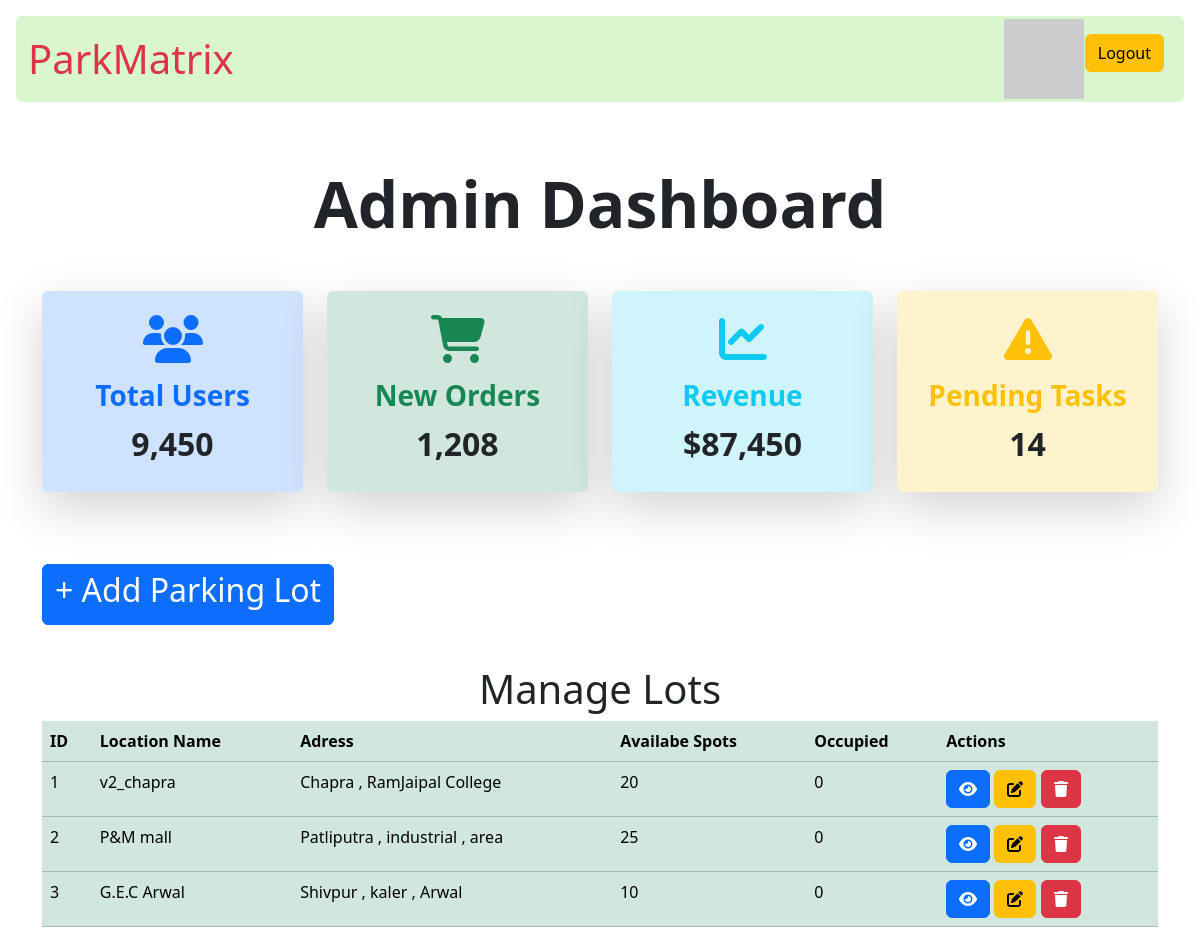
Page /admin (signed in) on the earlier database version.
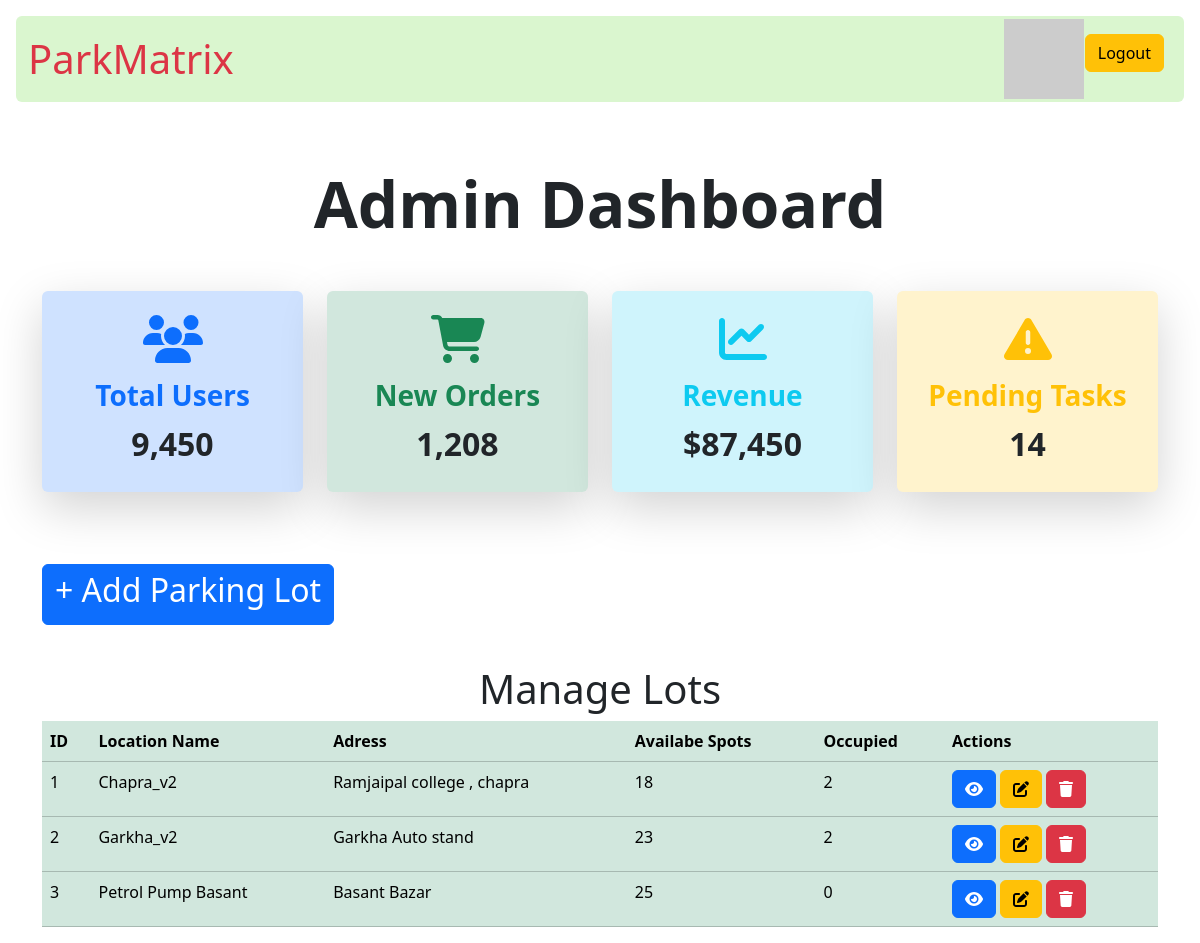
Same page on the later database version.
### models.py (models this page shows)
class ParkingLot(db.Model):
    id = db.Column(db.Integer , primary_key = True)
    lot_name = db.Column(db.String(256), nullable = False )
    price = db.Column(db.Float, nullable = False)
    city = db.Column(db.String(64), nullable = False)
    pin_code = db.Column(db.String(32), nullable = False)
    available_parking_spots = db.Column(db.Integer, nullable = False)
    is_active_lot = db.Column(db.Boolean, nullable = False, default = False)
    parking_spot = db.relationship("ParkingSpot", backref="parking_lot", lazy=True, cascade="all,delete")

### routes.py (the view)
@app.route('/admin')
@admin_required
def admin():
    USER = User.query.get(session['user_id'])
    all_lots = ParkingLot.query.all()
    lots = []
    for lot in all_lots:
        lot_id = lot.id
        unoccupied_spots_count = ParkingSpot.query.filter_by(occupied_status=False,lot_id = lot.id).count()
        occupied_spots_count = ParkingSpot.query.filter_by(occupied_status=True, lot_id = lot.id).count()
        lots.append({
            'id':lot.id,
            'lot_name':lot.lot_name,
            'city':lot.city,
            'pin_code':lot.pin_code,
            'available_parking_spots':unoccupied_spots_count,
            'occupied_spots_count':occupied_spots_count,
            'lot_object' : lot
        })
    return render_template('admin.html',USER=USER,lots=lots)

### routes.py (called while the page is built)
@app.context_processor
def inject_user():
    user = None
    if 'user_id' in session:
        user = User.query.get(session['user_id'])
    return dict(user=user)

def admin_required(func):
    @wraps(func)
    def inner(*args, **kwargs):
        if 'user_id'not in session:
            flash("please login first")
            return redirect(url_for('login'))
        user = User.query.get(session['user_id'])
        if not user.is_admin:
            flash("you are not a admin")
            return redirect(url_for('user_dashboard'))
        return func(*args, **kwargs)
    return inner

### templates/admin.html (shortened to what this page needs)
{% extends 'layout.html' %}
{% block content %}
<div class="container-fluid py-5">
    <h1 class="display-3 text-center mb-5 fw-bold text-dark">
        Admin Dashboard
    </h1>
    <div class="container">
        <div class="row g-4">
            <div class="col-12 col-sm-6 col-lg-3">
                <div class="card shadow-lg border-0 bg-primary-subtle text-dark">
                    <div class="card-body text-center p-4">
                        <i class="fas fa-users fa-3x mb-3 text-primary"></i>
                        <h3 class="card-title fw-semibold text-primary">Total Users</h3>
                        <p class="fs-2 fw-bold mb-0">9,450</p>
                    </div>
                </div>
            </div>
            <div class="col-12 col-sm-6 col-lg-3">
                <div class="card shadow-lg border-0 bg-success-subtle text-dark">
                    <div class="card-body text-center p-4">
                        <i class="fas fa-shopping-cart fa-3x mb-3 text-success"></i>
                        <h3 class="card-title fw-semibold text-success">New Orders</h3>
                        <p class="fs-2 fw-bold mb-0">1,208</p>
                    </div>
                </div>
            </div>
            <div class="col-12 col-sm-6 col-lg-3">
                <div class="card shadow-lg border-0 bg-info-subtle text-dark">
                    <div class="card-body text-center p-4">
                        <i class="fas fa-chart-line fa-3x mb-3 text-info"></i>
                        <h3 class="card-title fw-semibold text-info">Revenue</h3>
                        <p class="fs-2 fw-bold mb-0">$87,450</p>
                    </div>
                </div>
            </div>
            <div class="col-12 col-sm-6 col-lg-3">
                <div class="card shadow-lg border-0 bg-warning-subtle text-dark">
                    <div class="card-body text-center p-4">
                        <i class="fas fa-exclamation-triangle fa-3x mb-3 text-warning"></i>
                        <h3 class="card-title fw-semibold text-warning">Pending Tasks</h3>
                        <p class="fs-2 fw-bold mb-0">14</p>
                    </div>
                </div>
            </div>
        </div>
    </div>
</div>
<div class="continer-fluid m-2 p-3">
    <div class="container">
        <p>
            <button class="btn btn-primary" type="button" data-bs-toggle="collapse"
                data-bs-target="#collapseWidthExample" aria-expanded="false" aria-controls="collapseWidthExample">
                <h2>+ Add Parking Lot</h2>
            </button>
        </p>
    </div>
</div>
<div class="container-lg">
    <h1 class="text-center dispaly-1">Manage Lots</h1>
    <table class="table table-success">
        <thead>
            <tr>
                <th scope="col">ID</th>
                <th scope="col">Location Name</th>
                <th scope="col">Adress</th>
                <th scope="col">Availabe Spots</th>
                <th scope="col">Occupied</th>
                <th scope="col">Actions</th>
            </tr>
        </thead>
        <tbody>
            {% for lot in lots %}
            <tr>
                <td>{{lot.id}}</td>
                <td>{{lot.lot_name}}</td>
                <td>{{lot.city}}</td>
                <td>{{lot.available_parking_spots}}</td>
                <td>{{lot.occupied_spots_count}}</td>
                 <td>
                    <a href="{{ url_for('see_lots' , id = lot.id) }}" class="btn btn-primary"><i class="fa fa-eye"></i></a>
                    <a href="{{ url_for('edit_lots' , id = lot.id) }}" class="btn btn-warning"><i class="fa fa-edit"></i></a>
                    <a href="{{ url_for('delete_lots' , id = lot.id) }}"class="btn btn-danger"><i class="fa fa-trash"></i></a>
                 </td>
            </tr>
            {% endfor %}
        </tbody>
    </table>
</div>
{% endblock %}

### templates/layout.html (shortened to what this page needs)
<!DOCTYPE html>
<html lang="en">
<head>
    <link href="https://cdn.jsdelivr.net/npm/bootstrap@5.3.8/dist/css/bootstrap.min.css" rel="stylesheet"
>
    <link rel="stylesheet" href="https://cdnjs.cloudflare.com/ajax/libs/font-awesome/6.5.1/css/all.min.css">
</head>
<body style="margin: 0; padding: 0;">
    {% include 'navbar.html' with context %}
    {% block content %}
    {% endblock %}
</body>
</html>

### templates/navbar.html (shortened to what this page needs)
<nav class="navbar navbar-expand-lg m-3 rounded" style="position:sticky; top:0;z-index: 10;background-color: rgba(182, 238, 160, 0.5);">
    <div class="container-fluid">
        <a class="navbar-brand text-danger fs-1 bolder" href="{{ url_for('index' ) }}">ParkMatrix</a>
        <div class="collapse navbar-collapse" id="navbarNav">
            {% if 'user_id' in session %}
                        <ul class="navbar-nav ms-auto">
                <li class="nav-item">
                    <a class="nav-link" href="{{ url_for('profile') }}"><button type="button" class="btn btn-outline-success" style="height:50px; width:50px; border-radius: 50%; display: flex; align-items: center; justify-content: center;"><img src="https://api.dicebear.com/9.x/pixel-art/svg?seed={{user.name}} " alt=""></button></a>
                </li>
                <li class="nav-item">
                    <a class="nav-link" href="{{ url_for('logout') }}"><button type="button" class="btn btn-warning m-0">Logout</button></a>
                </li>
            </ul>
            {% endif %}
        </div>
    </div>
</nav>

Differences in the rows shown:
changed ParkingLot: lot_name "v2_chapra" → "Chapra_v2"; city "Chapra , RamJaipal College" → "Ramjaipal college , chapra"; available_parking_spots "20" → "18"; occupied_spots_count "0" → "2"
changed ParkingLot id 2: lot_name "P&M mall" → "Garkha_v2"; city "Patliputra , industrial , area" → "Garkha Auto stand"; available_parking_spots "25" → "23"; occupied_spots_count "0" → "2"
changed ParkingLot id 3: lot_name "G.E.C Arwal" → "Petrol Pump Basant"; city "Shivpur , kaler , Arwal" → "Basant Bazar"; available_parking_spots "10" → "25"
